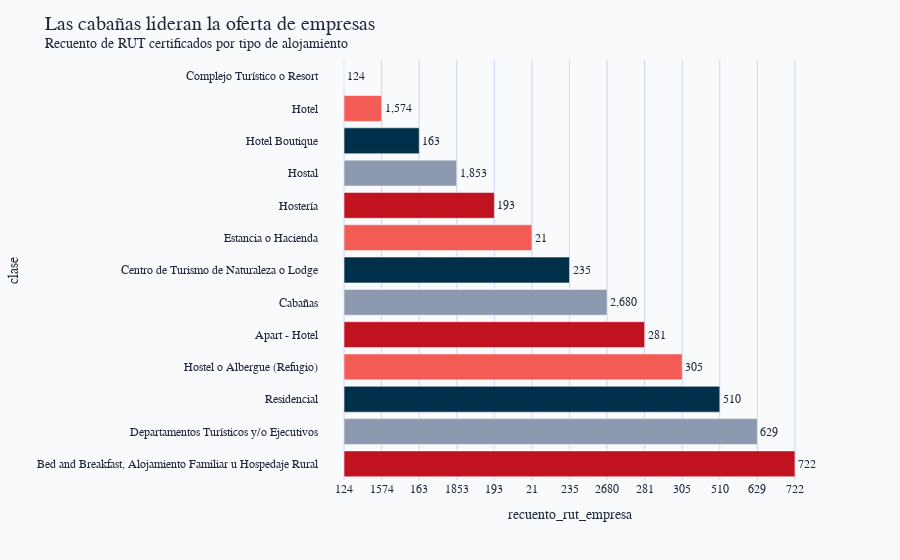

Here is the notebook cell this chart was saved with:
### Markdown cell above
### 1. Liderazgo de tipos de alojamiento

### Code cell
lodgings = datasets["tipos_alojamientos_empresas"].copy()

lodgings = lodgings.assign(
    recuento_rut_empresa=pd.to_numeric(lodgings["recuento_rut_empresa"], errors="coerce"),
    resaltado=pd.to_numeric(lodgings.get("resaltado"), errors="coerce")
)

# Clasificar según obligatoriedad del registro (Ley 20.423 + Decreto Nº19)
mandatory_terms = [
    "hotel",
    "hostal",
    "hostel",
    "caba",
    "camping",
    "residencial",
    "apart",
    "lodge",
    "refugio",
]
lodgings["obligatoriedad"] = lodgings["clase"].str.lower().apply(
    lambda c: "Obligatorio" if any(term in c for term in mandatory_terms) else "Voluntario"
)

lodgings = lodgings.sort_values("recuento_rut_empresa", ascending=True)
color_map = {"Obligatorio": "#c1121f", "Voluntario": "#8d99ae"}
fig_lodgings = px.bar(
    lodgings,
    x="recuento_rut_empresa",
    y="clase",
    orientation="h",
    text=lodgings["recuento_rut_empresa"],
    color="obligatoriedad",
    color_discrete_map=color_map,
)
fig_lodgings.update_traces(texttemplate="%{text:,}", textposition="outside")
fig_lodgings.update_layout(
    showlegend=True,
    legend_title="Obligatoriedad",
    xaxis_title="Empresas registradas (RUT)",
    yaxis_title="Clase de alojamiento"
)
apply_economist_style(
    fig_lodgings,
    title="Panorama de alojamientos inscritos al 01/07/25",
    subtitle="Clasificación obligatoria vs voluntaria en el Registro Nacional"
)
fig_lodgings.show()

### Figure 1 — Plotly figure (JSON) as saved in the notebook; plotly's stock layout.template omitted (floating-point values rounded to 4 significant figures)
{"data": [{"hovertemplate": "clase=%{y}<br>recuento_rut_empresa=%{text}<extra></extra>", "legendgroup": "Complejo Turístico o Resort", "marker": {"color": "#c1121f", "pattern": {"shape": ""}}, "name": "Complejo Turístico o Resort", "orientation": "h", "showlegend": true, "text": ["124"], "textposition": "outside", "texttemplate": "%{text:,}", "type": "bar", "x": ["124"], "xaxis": "x", "y": ["Complejo Turístico o Resort"], "yaxis": "y"}, {"hovertemplate": "clase=%{y}<br>recuento_rut_empresa=%{text}<extra></extra>", "legendgroup": "Hotel", "marker": {"color": "#f25c54", "pattern": {"shape": ""}}, "name": "Hotel", "orientation": "h", "showlegend": true, "text": ["1574"], "textposition": "outside", "texttemplate": "%{text:,}", "type": "bar", "x": ["1574"], "xaxis": "x", "y": ["Hotel"], "yaxis": "y"}, {"hovertemplate": "clase=%{y}<br>recuento_rut_empresa=%{text}<extra></extra>", "legendgroup": "Hotel Boutique", "marker": {"color": "#003049", "pattern": {"shape": ""}}, "name": "Hotel Boutique", "orientation": "h", "showlegend": true, "text": ["163"], "textposition": "outside", "texttemplate": "%{text:,}", "type": "bar", "x": ["163"], "xaxis": "x", "y": ["Hotel Boutique"], "yaxis": "y"}, {"hovertemplate": "clase=%{y}<br>recuento_rut_empresa=%{text}<extra></extra>", "legendgroup": "Hostal", "marker": {"color": "#8d99ae", "pattern": {"shape": ""}}, "name": "Hostal", "orientation": "h", "showlegend": true, "text": ["1853"], "textposition": "outside", "texttemplate": "%{text:,}", "type": "bar", "x": ["1853"], "xaxis": "x", "y": ["Hostal"], "yaxis": "y"}, {"hovertemplate": "clase=%{y}<br>recuento_rut_empresa=%{text}<extra></extra>", "legendgroup": "Hostería", "marker": {"color": "#c1121f", "pattern": {"shape": ""}}, "name": "Hostería", "orientation": "h", "showlegend": true, "text": ["193"], "textposition": "outside", "texttemplate": "%{text:,}", "type": "bar", "x": ["193"], "xaxis": "x", "y": ["Hostería"], "yaxis": "y"}, {"hovertemplate": "clase=%{y}<br>recuento_rut_empresa=%{text}<extra></extra>", "legendgroup": "Estancia o Hacienda", "marker": {"color": "#f25c54", "pattern": {"shape": ""}}, "name": "Estancia o Hacienda", "orientation": "h", "showlegend": true, "text": ["21"], "textposition": "outside", "texttemplate": "%{text:,}", "type": "bar", "x": ["21"], "xaxis": "x", "y": ["Estancia o Hacienda"], "yaxis": "y"}, {"hovertemplate": "clase=%{y}<br>recuento_rut_empresa=%{text}<extra></extra>", "legendgroup": "Centro de Turismo de Naturaleza o Lodge", "marker": {"color": "#003049", "pattern": {"shape": ""}}, "name": "Centro de Turismo de Naturaleza o Lodge", "orientation": "h", "showlegend": true, "text": ["235"], "textposition": "outside", "texttemplate": "%{text:,}", "type": "bar", "x": ["235"], "xaxis": "x", "y": ["Centro de Turismo de Naturaleza o Lodge"], "yaxis": "y"}, {"hovertemplate": "clase=%{y}<br>recuento_rut_empresa=%{text}<extra></extra>", "legendgroup": "Cabañas", "marker": {"color": "#8d99ae", "pattern": {"shape": ""}}, "name": "Cabañas", "orientation": "h", "showlegend": true, "text": ["2680"], "textposition": "outside", "texttemplate": "%{text:,}", "type": "bar", "x": ["2680"], "xaxis": "x", "y": ["Cabañas"], "yaxis": "y"}, {"hovertemplate": "clase=%{y}<br>recuento_rut_empresa=%{text}<extra></extra>", "legendgroup": "Apart - Hotel", "marker": {"color": "#c1121f", "pattern": {"shape": ""}}, "name": "Apart - Hotel", "orientation": "h", "showlegend": true, "text": ["281"], "textposition": "outside", "texttemplate": "%{text:,}", "type": "bar", "x": ["281"], "xaxis": "x", "y": ["Apart - Hotel"], "yaxis": "y"}, {"hovertemplate": "clase=%{y}<br>recuento_rut_empresa=%{text}<extra></extra>", "legendgroup": "Hostel o Albergue (Refugio)", "marker": {"color": "#f25c54", "pattern": {"shape": ""}}, "name": "Hostel o Albergue (Refugio)", "orientation": "h", "showlegend": true, "text": ["305"], "textposition": "outside", "texttemplate": "%{text:,}", "type": "bar", "x": ["305"], "xaxis": "x", "y": ["Hostel o Albergue (Refugio)"], "yaxis": "y"}, {"hovertemplate": "clase=%{y}<br>recuento_rut_empresa=%{text}<extra></extra>", "legendgroup": "Residencial", "marker": {"color": "#003049", "pattern": {"shape": ""}}, "name": "Residencial", "orientation": "h", "showlegend": true, "text": ["510"], "textposition": "outside", "texttemplate": "%{text:,}", "type": "bar", "x": ["510"], "xaxis": "x", "y": ["Residencial"], "yaxis": "y"}, {"hovertemplate": "clase=%{y}<br>recuento_rut_empresa=%{text}<extra></extra>", "legendgroup": "Departamentos Turísticos y/o Ejecutivos", "marker": {"color": "#8d99ae", "pattern": {"shape": ""}}, "name": "Departamentos Turísticos y/o Ejecutivos", "orientation": "h", "showlegend": true, "text": ["629"], "textposition": "outside", "texttemplate": "%{text:,}", "type": "bar", "x": ["629"], "xaxis": "x", "y": ["Departamentos Turísticos y/o Ejecutivos"], "yaxis": "y"}, {"hovertemplate": "clase=%{y}<br>recuento_rut_empresa=%{text}<extra></extra>", "legendgroup": "Bed and Breakfast, Alojamiento Familiar u Hospedaje Rural", "marker": {"color": "#c1121f", "pattern": {"shape": ""}}, "name": "Bed and Breakfast, Alojamiento Familiar u Hospedaje Rural", "orientation": "h", "showlegend": true, "text": ["722"], "textposition": "outside", "texttemplate": "%{text:,}", "type": "bar", "x": ["722"], "xaxis": "x", "y": ["Bed and Breakfast, Alojamiento Familiar u Hospedaje Rural"], "yaxis": "y"}], "layout": {"barmode": "relative", "font": {"color": "#1e293b", "family": "Georgia, serif"}, "legend": {"font": {"family": "Georgia, serif"}, "title": {"text": "clase"}, "tracegroupgap": 0}, "margin": {"t": 60}, "paper_bgcolor": "#f8fafc", "plot_bgcolor": "#f8fafc", "showlegend": false, "title": {"font": {"color": "#1e293b", "family": "Georgia, serif", "size": 20}, "text": "Las cabañas lideran la oferta de empresas<br><sup>Recuento de RUT certificados por tipo de alojamiento</sup>"}, "xaxis": {"anchor": "y", "domain": [0, 1], "gridcolor": "#cbd5f5", "showgrid": true, "tickfont": {"family": "Georgia, serif"}, "title": {"font": {"family": "Georgia, serif"}, "text": "recuento_rut_empresa"}}, "yaxis": {"anchor": "x", "categoryarray": ["Bed and Breakfast, Alojamiento Familiar u Hospedaje Rural", "Departamentos Turísticos y/o Ejecutivos", "Residencial", "Hostel o Albergue (Refugio)", "Apart - Hotel", "Cabañas", "Centro de Turismo de Naturaleza o Lodge", "Estancia o Hacienda", "Hostería", "Hostal", "Hotel Boutique", "Hotel", "Complejo Turístico o Resort"], "categoryorder": "array", "domain": [0, 1], "showgrid": false, "tickfont": {"family": "Georgia, serif"}, "title": {"font": {"family": "Georgia, serif"}, "text": "clase"}}}}
